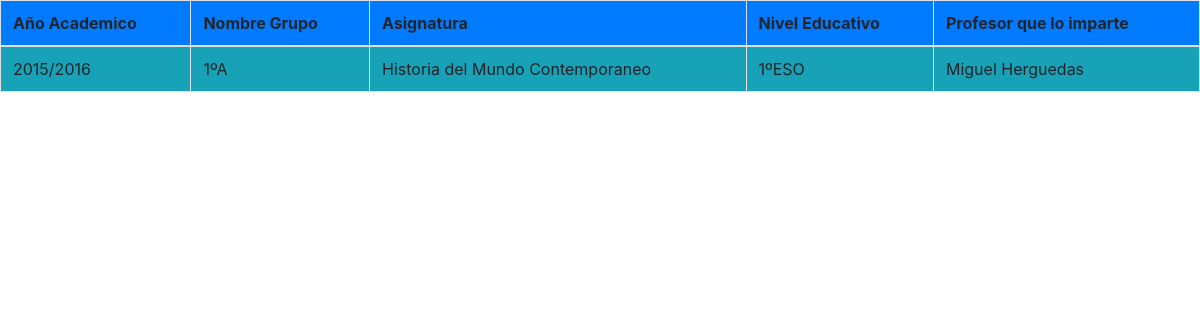
The app's page /Aula_VirtualPHP/Grupos_no_activos.php (signed in), older data.
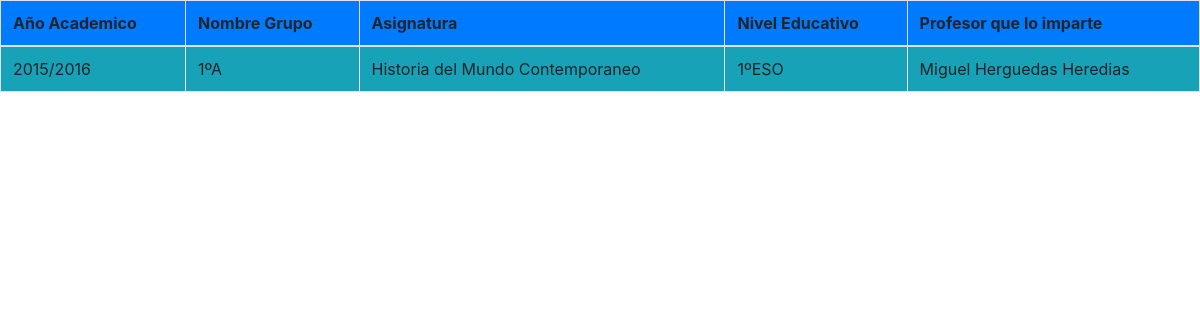
The same page, newer data.
### tables this page shows
create table Grupos(
	GrupoId int primary key auto_increment not null,
	Nombre varchar(100)not null,
	CursoAcademicoId int not null,
	MateriaId int not null,
	NivelId int not null,
	ProfesorId int not null,
	foreign key(CursoAcademicoId)references CursosAcademicos(CursoAcademicoId)on update cascade on delete cascade,
	foreign key(MateriaId)references Materias(MateriaId)on update cascade on delete cascade,
	foreign key(NivelId)references Niveles(NivelId)on update cascade on delete cascade,
	foreign key(ProfesorId)references Profesores(ProfesorId)on update cascade on delete cascade 
	);

create table Profesores(
	ProfesorId int primary key auto_increment not null,
	CentroEducativoId int not null,
	Nombre varchar(100) not null,
	PrimerApellido varchar(100)not null,
	SegundoApellido varchar(100)not null,
	NIF_NIE varchar(10)not null,
	FechaAlta date not null,
	Email varchar(100)not null,
	Usuario varchar(100)not null,
	Password varchar(100)not null,
	EsActivo Boolean not null,
	FOREIGN key(CentroEducativoId)references CentrosEducativos(CentroEducativoId)on update cascade on delete  cascade 
	);

create table CursosAcademicos(
	CursoAcademicoId int auto_increment primary key not null,
	CentroEducativoId int not null,
	Denominacion varchar(100)not null,
	EsActivo boolean not null,
	FechaInicio date not null,
	FechaFin date not null,
	foreign key(CentroEducativoId)references CentrosEducativos(CentroEducativoId) on update cascade on delete cascade
	);

create table Materias(
	MateriaId int primary key auto_increment not null,
	Nombre varchar(100)not null,
	CentroEducativoId int not null,
	EsActiva boolean not null,
	foreign key(CentroEducativoId)references CentrosEducativos(CentroEducativoId)on update cascade on delete cascade
	);

create table Niveles(
	NivelId int primary key auto_increment not null,
	CentroEducativoId int not null,
	Denominacion varchar(100)not null,
	EsActivo boolean not null,
	foreign key(CentroEducativoId)references CentrosEducativos(CentroEducativoId)on update cascade on delete cascade
	
	);

### Aula_VirtualPHP/Grupos_no_activos.php (the view, shortened to what this page needs)
<html><meta charset='utf-8'>
	<?php
		include("conexion.php");
		$Id_Actual=$_SESSION["ProfesorId"];
	?>
	<head>
		<link rel="stylesheet" href="https://stackpath.bootstrapcdn.com/bootstrap/4.4.1/css/bootstrap.min.css">
		<link rel="stylesheet" type="text/css" href="Estilos/diseño.css">
	</head>
	<body>
		<?php
			$VerGrupos="select  ca.Denominacion as AnioEscolar ,G.Nombre as NombreGrupo ,M.Nombre as Asignatura ,N.Denominacion as NivelEducativo ,P.Usuario as Nombre_Profesor from grupos g,materias m ,niveles n ,profesores p, cursosacademicos ca where(g.MateriaId=M.MateriaId and g.NivelId =n.NivelId and g.ProfesorId =P.ProfesorId and g.CursoAcademicoId =ca.CursoAcademicoId  and ca.EsActivo =false and P.ProfesorId=$Id_Actual )";
			$Grupos=mysqli_query($conexion,$VerGrupos);
			$nfilas=mysqli_num_rows($Grupos);
			if($nfilas>0){
				echo("<table class='table table-bordered'>");
					echo("<thead>");
						echo("<tr class='bg-primary'>");
							echo("<th scope='col'>Año Academico</th>");
							echo("<th scope='col'>Nombre Grupo</th>");
							echo("<th scope='col'>Asignatura</th>");
							echo("<th scope='col'>Nivel Educativo</th>");
							echo("<th scope='col'>Profesor que lo imparte</th>");
						echo("</tr>");
					echo("</thead>");
					echo("<tbody class='bg-info'>");
					while($fila=mysqli_fetch_array($Grupos)){
						echo("<tr>");
								echo("<td>".$fila["AnioEscolar"]."</td>");
								echo("<td>".$fila["NombreGrupo"]."</td>");
								echo("<td>".$fila["Asignatura"]."</td>");
								echo("<td>".$fila["NivelEducativo"]."</td>");
								echo("<td>".$fila["Nombre_Profesor"]."</td>");
							echo("</tr>");
					}
					echo("</tbody>");
				echo("</table>");
			}
			else{
				echo("No hay grupos desactivados");
				}
		?>
	</body>
</html>

Row changes from the older to the newer data that the page shows:
changed through a linked row, grupos "1ºA": ProfesorId.Usuario "Miguel Herguedas" → "Miguel Herguedas Heredias"
